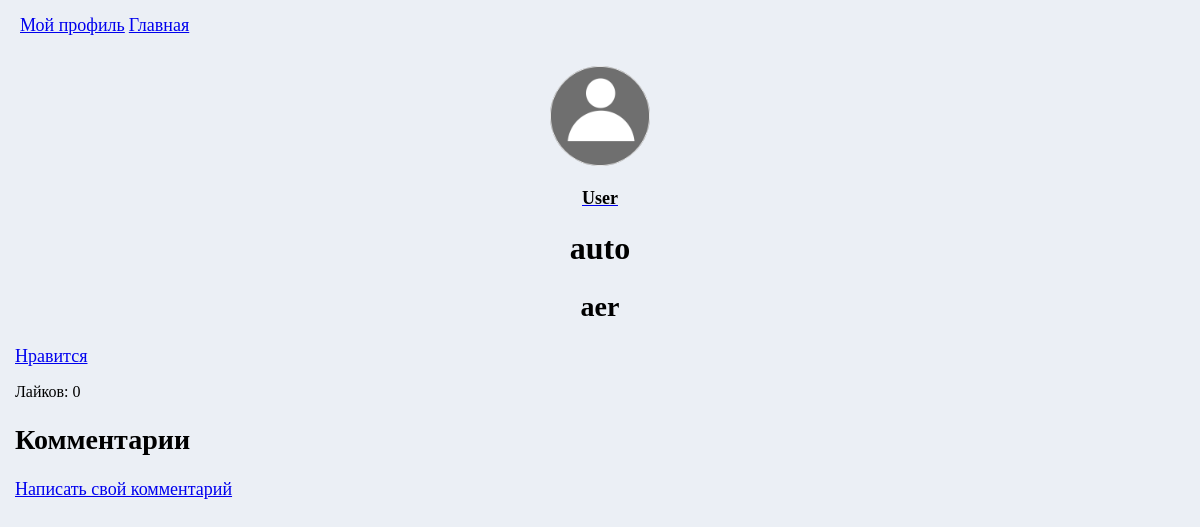
Before: /posts/3/head (signed in) with the older database file.
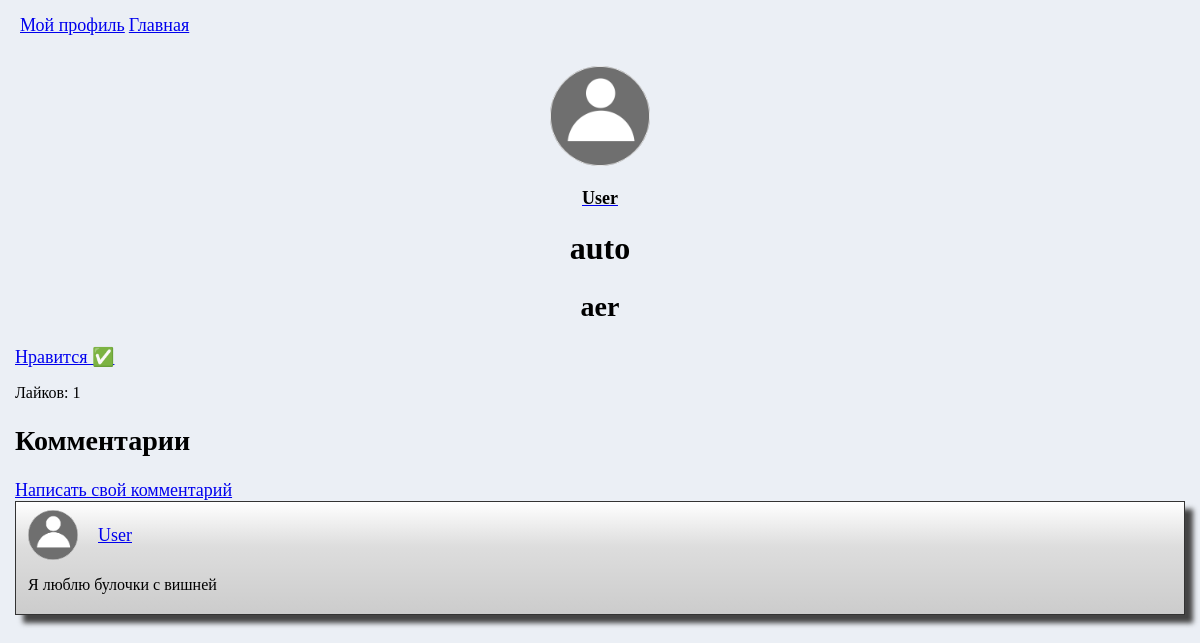
After: the same page with the newer database file.
### data/user.py (models this page shows, shortened)
class User(SqlAlchemyBase, UserMixin):
    __tablename__ = 'users'
    id = sqlalchemy.Column(sqlalchemy.Integer,
                           primary_key=True, autoincrement=True)
    name = sqlalchemy.Column(sqlalchemy.String, nullable=True)
    about = sqlalchemy.Column(sqlalchemy.String, nullable=True, default='No bio yet')
    email = sqlalchemy.Column(sqlalchemy.String,
                              index=True, unique=True, nullable=True)
    avatar = sqlalchemy.Column(sqlalchemy.String, default='/static/inf/avatars/classic_avatar.png')
    hashed_password = sqlalchemy.Column(sqlalchemy.String, nullable=True)
    created_date = sqlalchemy.Column(sqlalchemy.DateTime,
                                     default=datetime.datetime.now)
    genres = sqlalchemy.Column(sqlalchemy.String)
    type_user = sqlalchemy.Column(sqlalchemy.String, default='justuser')
    posts = orm.relationship("Posts", back_populates='user')
    def check_password(self, password):
        return check_password_hash(self.hashed_password, password)

### data/posts.py (models this page shows)
class Posts(SqlAlchemyBase):
    __tablename__ = 'posts'
    id = sqlalchemy.Column(sqlalchemy.Integer,
                           primary_key=True, autoincrement=True)
    title = sqlalchemy.Column(sqlalchemy.String, nullable=True)
    content = sqlalchemy.Column(sqlalchemy.String, nullable=True)
    created_date = sqlalchemy.Column(sqlalchemy.DateTime,
                                     default=datetime.datetime.now)
    user_id = sqlalchemy.Column(sqlalchemy.Integer,
                                sqlalchemy.ForeignKey("users.id"))
    user_link = sqlalchemy.Column(sqlalchemy.String)
    post_link = sqlalchemy.Column(sqlalchemy.String)
    likes = sqlalchemy.Column(sqlalchemy.Integer)
    user = orm.relationship('User')

### data/comments.py (models this page shows)
class Comments(SqlAlchemyBase):
    __tablename__ = 'comments'
    id = sqlalchemy.Column(sqlalchemy.Integer,
                           primary_key=True, autoincrement=True)
    post_id = sqlalchemy.Column(sqlalchemy.Integer, sqlalchemy.ForeignKey("posts.id"))
    user_id = sqlalchemy.Column(sqlalchemy.Integer, sqlalchemy.ForeignKey("users.id"))
    text = sqlalchemy.Column(sqlalchemy.String)
    created_date = sqlalchemy.Column(sqlalchemy.DateTime,
                                     default=datetime.datetime.now)
    def get_user_link(self):
        return f'/profile/{self.user_id}/head'

### main.py (the view, shortened to what this page needs)
@app.route('/posts/<posts_id>/<type>', methods=['GET', 'POST'])
def news_more(posts_id, type):
    current_user, userid, username = get_user_from_session()
    form = CommentForm()
    post = db_sess.query(Posts).filter(Posts.id == int(posts_id)).first()
    user = db_sess.query(User).filter(User.id == int(post.user_id)).first()
    comments = db_sess.query(Comments).filter(Comments.post_id == int(posts_id))
    like = db_sess.query(Likes).filter(Likes.user_id == current_user.id).first()
    if like:
        liketext = 'Нравится ✅'
    else:
        liketext = 'Нравится'
    if type == 'head':
        post.likes = len(list(db_sess.query(Likes).filter(Likes.post_id == post.id)))
        db_sess.commit()
    return render_template('post.html', form=form, current_user=current_user, user=user, post=post,
                           comments=comments, get_author=get_author, get_avatar=get_avatar, liketext=liketext)

### main.py (called while the page is built)
def get_user_from_session():
    try:
        user = 0
        mail = session['email']
        passw = session['password']
        if mail is not None and passw is not None:
            user = db_sess.query(User).filter(User.email == str(mail)).first()
        if user and user.check_password(passw):
            login_user(user)
            current_user = user
            userid = current_user.id
            username = current_user.name
            return current_user, userid, username
    except Exception:
        return None, None, None
    return None, None, None

def get_author(id):
    user = db_sess.query(User).filter(User.id == int(id)).first()
    return user.name

def get_avatar(id):
    user = db_sess.query(User).filter(User.id == int(id)).first()
    return user.avatar

### templates/post.html (shortened to what this page needs)
{% extends "base.html" %}
{% block content %}
<div style="margin: 15px;">
    <p style="text-align: center;"><img src={{get_avatar(post.user_id)}} width="100px" height="100px" style="border-radius: 100px"></p>
<a href={{post.user_link}}><h3 style="text-align: center; color: black;">{{user.name}}</h3></a>
<h1 style="text-align: center; color: black;">{{post.title}}</h1>
<h2 style="text-align: center; color: black;">
    {{post.content}}
</h2>
<form action="" method="post" novalidate>
    <a href="like" style="border-color: red">{{liketext}}</a>
    <p>Лайков: {{post.likes}}</p>
</form>
<h2>Комментарии</h2>
    <a href="comment">Написать свой комментарий</a>
{% for elem in comments[::-1] %}
<div class="comment-post">
    <div style="display: flex; align-items: center;">
        <img src={{get_avatar(elem.user_id)}} width="50px" height="50px" class="avatar">
        <a href={{elem.get_user_link()}} style="margin-left: 20px">{{get_author(elem.user_id)}}</a>
    </div>
    <div>
        <p style="word-wrap: break-word">{{elem.text[:400]}}</p>
    </div>
</div>
{% endfor %}
</div>
{% endblock %}

### templates/base.html (shortened to what this page needs)
<!DOCTYPE html>
<html lang="en">
<head>
    <link rel="stylesheet" href="/static/styles/base.css">
</head>
<body>
<header class="head">
{% if current_user == None %}
<div class="base-top" style="margin: 20px">
    <a href="/register" class="user">Регистрация</a>
    <a href="/login" class="user">Логин</a>
</div>
<h1>Зарегистрируйся, чтобы пользоваться нашим сервисом!</h1>
{% else %}
<div class="base-top" style="margin: 20px">
    <a href="/my_profile" class="user">Мой профиль</a>
    <a href="/">Главная</a>
</div>
</header>
<main role="main" class="container">
    {% block content %}
    {% endblock %}
{% endif %}
</main>
</body>
</html>

### static/styles/base.css (style rules this page uses)
body { background-color: #ebeff5; margin: 0 }
.avatar { border-radius: 100px; }
h1 { font-family: "Tahoma"; font-size: 32px; }
h2 { font-family: "Tahoma"; font-size: 28px; }
h3 { font-family: "Tahoma"; font-size: 18px; }
a { font-family: "Bahnschrift Condensed"; font-size: 18px; }
p { font-family: "Tahoma"; font-size: 16px }
.head { width: 100%; height: 50px; display: flex; align-items: center; top: 0; }
.comment-post { height: 6em; border: 1px solid #333; box-shadow: 8px 8px 5px #444; padding: 8px 12px; background-image: linear-gradient(180deg, #fff, #ddd 40%, #ccc); }

Changed rows visible on the page:
changed Posts "auto": likes "0" → "1"
added Comments: avatar (picture), {{ get_author(elem.user_id) }} "User", text "Я люблю булочки с вишней"
Other visible differences:
{{ liketext }}: "Нравится" → "Нравится ✅"
